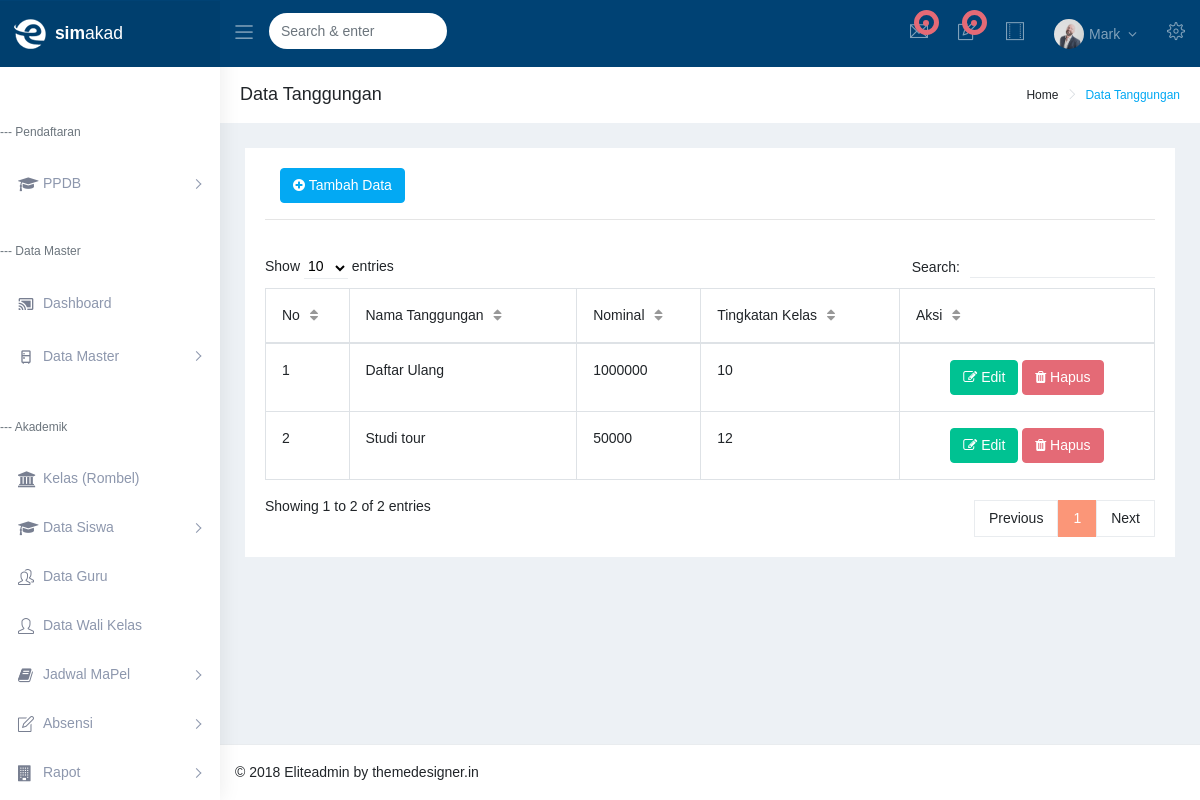
The page /index.php/tanggungan on the database its author committed.
### tables this page shows
CREATE TABLE `tanggungan` (
  `id_tanggungan` mediumint(5) NOT NULL,
  `nama_tanggungan` varchar(30) NOT NULL,
  `nominal` int(11) NOT NULL,
  `id_kelas` tinyint(2) NOT NULL
);

CREATE TABLE `kelas` (
  `id_kelas` tinyint(4) NOT NULL,
  `nama_kelas` varchar(5) NOT NULL
);

### application/controllers/Tanggungan.php (called while the page is built, shortened)
<?php defined('BASEPATH') OR exit('No direct script access allowed');
class Tanggungan extends CI_Controller
{
  function __construct()
  {
    $this->load->model('M_tanggungan');
  }
  public function index(){
    $data['kelas']= $this->M_tanggungan->getkelas();
    $data['title']= "Data Tanggungan";
    $data['tanggungan']= $this->M_tanggungan->getJoinTanggungan();
    $this->load->view('common/head');
    $this->load->view('common/topbar');
    $this->load->view('common/sidebar');
    $this->load->view('common/breadcrumb',$data);
    $this->load->view('admin/tanggungan/v_tanggungan',$data);
    $this->load->view('common/footer');
  }
}

### index.php (called while the page is built, shortened)
<?php
require_once BASEPATH.'core/CodeIgniter.php';

### application/models/M_tanggungan.php (called while the page is built, shortened)
<?php defined('BASEPATH') OR exit('No direct script access allowed');
class M_tanggungan extends CI_Model
{
  function getJoinTanggungan ()
  {
    $this->db->select('*');
    $this->db->from ('tanggungan');
    $this->db->join('kelas', ' tanggungan.id_kelas= kelas.id_kelas');
    $query =$this->db->get();
    return $query->result();
  }
}
?>

### application/views/admin/tanggungan/v_tanggungan.php (the view, shortened to what this page needs)
<div class="row">
  <div class="col-12">
    <div class="card">
      <div class="card-body">
        <button class="btn btn-info d-none d-lg-block m-l-15" data-target="#modaladd" data-toggle="modal"><i class="fa fa-plus-circle"></i> Tambah Data</button>
        <hr>
        <div class="table-responsive">
          <table id="myTable" class="table table-bordered" width="100%" cellspacing="0">
            <thead>
              <tr>
                <th>No</th>
                <th>Nama Tanggungan</th>
                <th>Nominal</th>
                <th>Tingkatan Kelas</th>
                <th>Aksi</th>
              </tr>
            </thead>
            <tbody>
              <?php
              $no=1;
              foreach ($tanggungan as $item) {
                ?>
                <tr>
                  <td><?php echo $no++; ?></td>
                  <td><?= $item->nama_tanggungan ?></td>
                  <td><?= $item->nominal ?></td>
                  <td><?= $item->nama_kelas ?></td>
                  <td style="text-align: center;">
                    <button type="button" class="btn btn-md btn-success " onclick="edit('<?php echo $item->id_tanggungan; ?>')"><i class="fa fa-edit"></i>  Edit</button>
                    <a href="<?php echo base_url() . 'tanggungan/hapus'; ?>/<?php echo $item->id_tanggungan ?>" class="btn btn-danger"onClick="return doconfirm();"><i class="fa fa-trash"></i> Hapus</a>
                  </tr>
                <?php } ?>
              </tbody>
            </table>
          </div>
        </div>
      </div>
    </div>
  </div>

### rows shown on the page
tanggungan: nama_tanggungan "Daftar Ulang", nominal "1000000", id_kelas.nama_kelas "10"
tanggungan: nama_tanggungan "Studi tour", nominal "50000", id_kelas.nama_kelas "12"

### other values the page prints
$title "Data Tanggungan"
